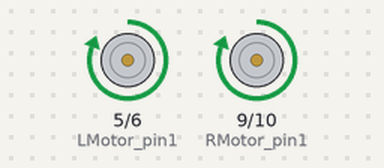
The sketch below on a simulated Arduino Uno, built with avr-gcc and run on an emulated ATmega328P. On the bench: motor-driver pin pairs drawn as motors (green arrow = first pin HIGH = forward, orange = second pin HIGH = backward, longer = more drive).

Above: at 1.5 s.
At 10.4 s:
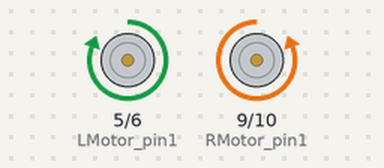
At 17.9 s:
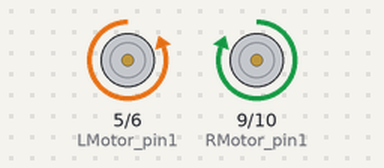
Timing chart, 0 to 26.9 s (numbered marks = the images above):
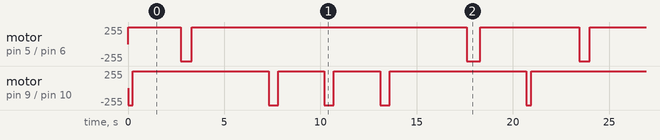

Measured:
- by itself, motor on pin 5 (LMotor_pin1) / pin 6 (LMotor_pin2): repeats every 20.7 s: backward 255/255 0.55 s, forward 255/255 14.3 s, backward 255/255 0.70 s, forward 255/255 5.2 s
- by itself, motor on pin 9 (RMotor_pin1) / pin 10 (RMotor_pin2): repeats every 20.7 s: forward 255/255 7.1 s, 2 × (backward 255/255 0.50 s, forward 255/255 2.4 s), backward 255/255 0.50 s, forward 255/255 7.1 s, backward 255/255 0.25 s

The sketch:

lab4.ino
```cpp
/* Motors - Written by Mr.K 2021.10.16
   This code is written to drive two motors forward, then reverse in a loop
   constant, motor control */

// declare constants for motor pins
const int LMotor_pin1 = 5;
const int LMotor_pin2 = 6;
const int RMotor_pin1 = 9;
const int RMotor_pin2 = 10;

void setup() //set pins as OUTPUTS
{
  pinMode(LMotor_pin1, OUTPUT);
  pinMode(LMotor_pin2, OUTPUT);
  pinMode(RMotor_pin1, OUTPUT);
  pinMode(RMotor_pin2, OUTPUT);
}

void loop()
{
  motors(255, 0, 0, 255, 250); //left
  motors(255, 0, 255, 0, 2500); //forward
  motors(0, 255, 255, 0, 550); //right
  motors(255, 0, 255, 0, 4000); //forward
  motors(255, 0, 0, 255, 500); //left
  motors(255, 0, 255, 0, 2400);
  motors(255, 0, 0, 255, 500); //left
  motors(255, 0, 255, 0, 2400);
  motors(255, 0, 0, 255, 500); //left
  motors(255, 0, 255, 0, 4000); //forward
  motors(0, 255, 255, 0, 700); //right
  motors(255, 0, 255, 0, 2400);
}

void motors(int lVal1, int lVal2, int rVal1, int rVal2, int delayTime)
{
  analogWrite(LMotor_pin1, lVal1); //Left motor forward
  analogWrite(LMotor_pin2, lVal2);
  analogWrite(RMotor_pin1, rVal1); //Right motor forward
  analogWrite(RMotor_pin2, rVal2);
  delay(delayTime);
}
```
